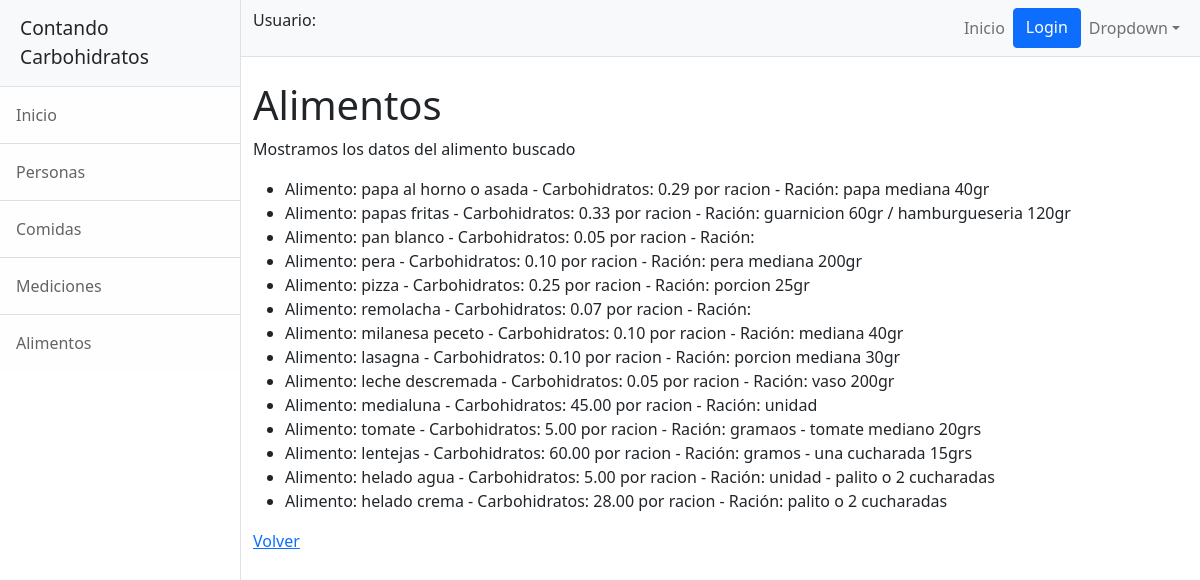
The app's page /carbohidratos/alimentos/listar/, older data.
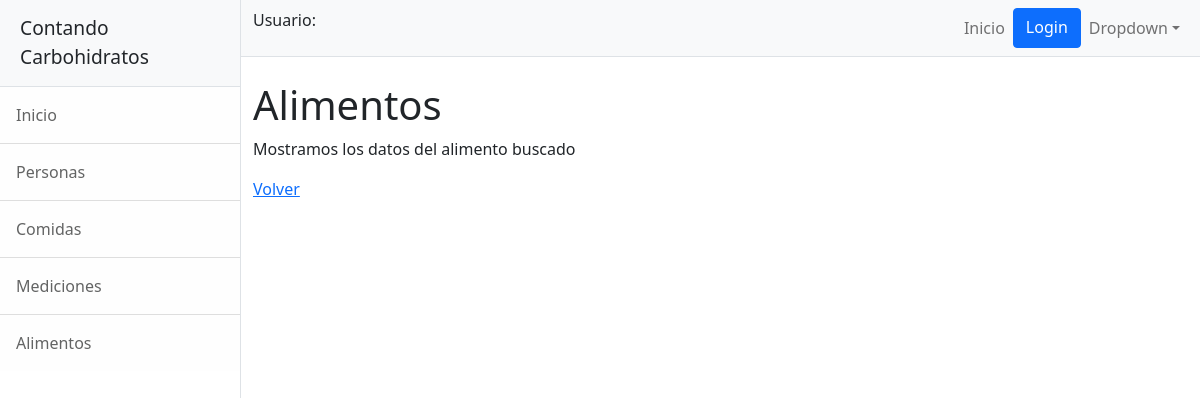
The same page, newer data.
### carbohidratos/models.py (models this page shows)
class Alimentos(models.Model):
    alimento = models.CharField(max_length=50,unique=True,primary_key=True)
    carbohidratos = models.DecimalField(decimal_places=2,max_digits=6)
    racion = models.CharField(max_length=50)
    indice_glucemico = models.IntegerField(default=0)

### carbohidratos/views.py (the view)
# urls.py: path("alimentos/listar/", alimentos_listar, name="carbohidratos-alimentos-listar"),
def alimentos_listar(request):
    lista_alimentos = Alimentos.objects.all()
    contexto = {"alimento_resultado":lista_alimentos}
    return render(request, "carbohidratos/alimentos_buscar_resultados.html",contexto)

### carbohidratos/templates/carbohidratos/alimentos_buscar_resultados.html
{% extends "carbohidratos/base.html" %}
{% block contenido %}
<h1 class="mt-4">Alimentos</h1>
<p> Mostramos los datos del alimento buscado </p>
    <ul>
        {% for alimento in alimento_resultado %}
            <li>Alimento: {{alimento.alimento}} - Carbohidratos: {{alimento.carbohidratos}} por racion - Ración: {{alimento.racion}}</li>
        {% endfor %}
    </ul>
<a href="{% url 'carbohidratos-alimentos' %}"> Volver </a>
{% endblock %}

### carbohidratos/templates/carbohidratos/base.html (shortened to what this page needs)
<!DOCTYPE html>
<html lang="en">
    <head>
        {% load static %}
        <link href="{% static 'carbohidratos/css/styles.css' %}" rel="stylesheet" />
    </head>
    <body>
        <div class="d-flex" id="wrapper">
            <div class="border-end bg-white" id="sidebar-wrapper">
                <div class="sidebar-heading border-bottom bg-light">Contando Carbohidratos</div>
                <div class="list-group list-group-flush">
                    <a class="list-group-item list-group-item-action list-group-item-light p-3" href="{% url 'carbohidratos-inicio' %}">Inicio</a>
                    <a class="list-group-item list-group-item-action list-group-item-light p-3" href="{% url 'carbohidratos-personas' %}">Personas</a>
                    <a class="list-group-item list-group-item-action list-group-item-light p-3" href="{% url 'carbohidratos-comidas' %}">Comidas</a>
                    <a class="list-group-item list-group-item-action list-group-item-light p-3" href="{% url 'carbohidratos-mediciones' %}">Mediciones</a>
                    <a class="list-group-item list-group-item-action list-group-item-light p-3" href="{% url 'carbohidratos-alimentos' %}">Alimentos</a>
                </div>
            </div>
            <div id="page-content-wrapper">
                <nav class="navbar navbar-expand-lg navbar-light bg-light border-bottom">
                    <div class="container-fluid">
                        {% if request.user.is_authenticated %}
                            <p> Usuario: {{request.user}} </p>
                        {% else %}
                            <p> Usuario: </p>
                        {% endif %}
                        <div class="collapse navbar-collapse" id="navbarSupportedContent">
                            <ul class="navbar-nav ms-auto mt-2 mt-lg-0">
                                <li class="nav-item active"><a class="nav-link" href="{% url 'carbohidratos-inicio' %}">Inicio</a></li>
                                {% if request.user.is_authenticated %}
                                    <a class="btn btn-primary" href="{% url 'usuarios-logout' %}">Logout </a>
                                {% else %}
                                    <a class="btn btn-primary" href="{% url 'usuarios-login' %}">Login </a>
                                {% endif %}
                                <li class="nav-item dropdown">
                                    <a class="nav-link dropdown-toggle" id="navbarDropdown" href="#" role="button" data-bs-toggle="dropdown" aria-haspopup="true" aria-expanded="false">Dropdown</a>
                                </li>
                            </ul>
                        </div>
                    </div>
                </nav>
                <div class="container-fluid">
                    {% block contenido %}
                    {% endblock%}
                </div>
            </div>
        </div>
    </body>
</html>

Row changes from the older to the newer data that the page shows:
removed Alimentos: alimento "papa al horno o asada", carbohidratos "0.29", racion "papa mediana 40gr"
removed Alimentos: alimento "papas fritas", carbohidratos "0.33", racion "guarnicion 60gr / hamburgueseria 120gr"
removed Alimentos: alimento "pan blanco", carbohidratos "0.05"
removed Alimentos: alimento "pera", carbohidratos "0.10", racion "pera mediana 200gr"
removed Alimentos: alimento "pizza", carbohidratos "0.25", racion "porcion 25gr"
removed Alimentos: alimento "remolacha", carbohidratos "0.07"
removed Alimentos: alimento "milanesa peceto", carbohidratos "0.10", racion "mediana 40gr"
removed Alimentos: alimento "lasagna", carbohidratos "0.10", racion "porcion mediana 30gr"
removed Alimentos: alimento "leche descremada", carbohidratos "0.05", racion "vaso 200gr"
removed Alimentos: alimento "medialuna", carbohidratos "45.00", racion "unidad"
removed Alimentos: alimento "tomate", carbohidratos "5.00", racion "gramaos - tomate mediano 20grs"
removed Alimentos: alimento "lentejas", carbohidratos "60.00", racion "gramos - una cucharada 15grs"
removed Alimentos: alimento "helado agua", carbohidratos "5.00", racion "unidad - palito o 2 cucharadas"
removed Alimentos: alimento "helado crema", carbohidratos "28.00", racion "palito o 2 cucharadas"
